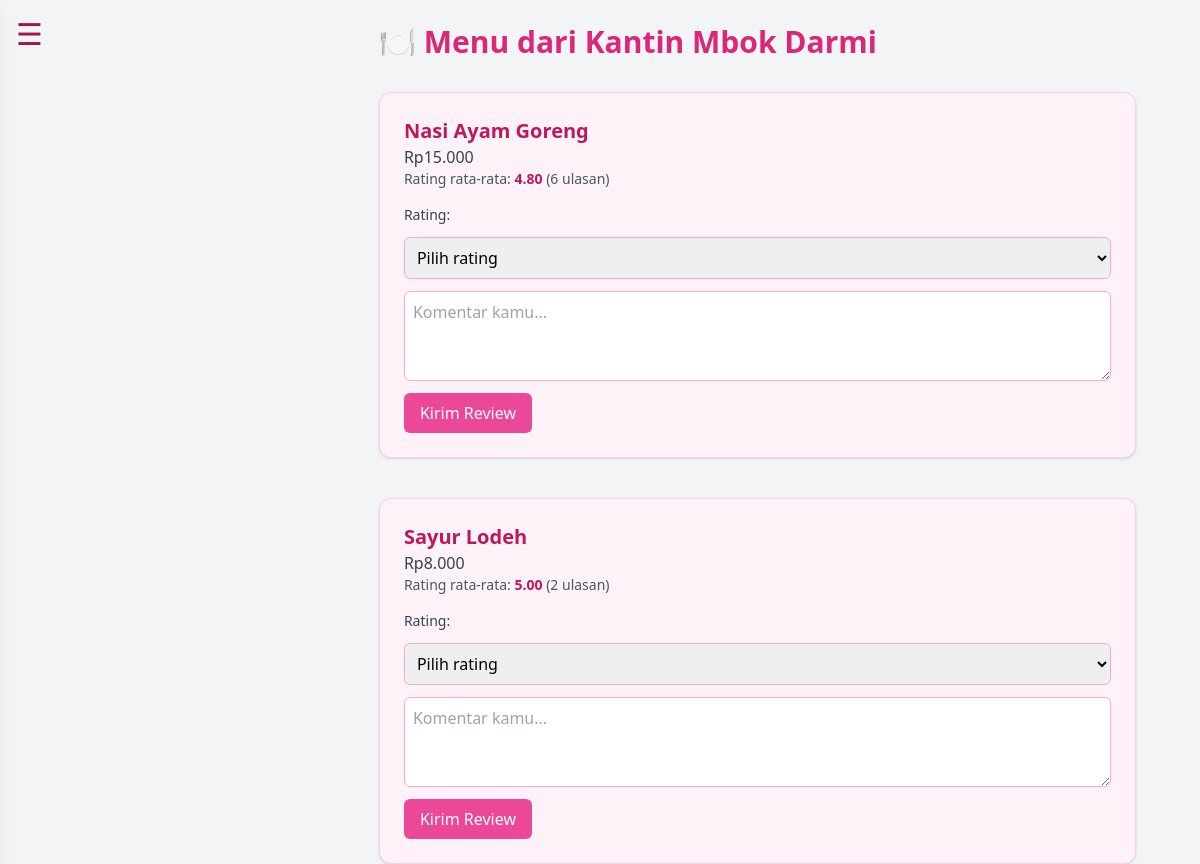
Page /menus.php?id=1 on the committed database.
### tables this page shows
CREATE TABLE `tenant_kantin` (
  `id` int NOT NULL AUTO_INCREMENT,
  `nama` varchar(100) DEFAULT NULL,
  `deskripsi` text,
  `gambar` varchar(255) DEFAULT NULL,
  PRIMARY KEY (`id`)
);

CREATE TABLE `menus` (
  `id` int NOT NULL,
  `tenant_id` int NOT NULL,
  `nama_menu` varchar(100) NOT NULL,
  `harga` decimal(10,2) NOT NULL,
  PRIMARY KEY (`id`)
);

### menus.php (the view, shortened to what this page needs)
<?php
include 'koneksi.php';
include 'sidebar.php';
$tenant_id = intval($_GET['id']);
$tenant = mysqli_fetch_assoc(mysqli_query($conn, "SELECT * FROM tenant_kantin WHERE id = $tenant_id"));
$query_menus = mysqli_query($conn, "SELECT * FROM menus WHERE tenant_id = $tenant_id");
?>
<!DOCTYPE html>
<html lang="id">
<head>
  <script src="https://cdn.tailwindcss.com"></script>
</head>
<body class="bg-gray-100 flex">
  <main id="mainContent" class="flex-1 px-4 sm:px-8 lg:px-16 py-6">
    <h1 class="text-3xl font-bold text-pink-600 mb-8">
      🍽️ Menu dari <?= htmlspecialchars($tenant['nama']); ?>
    </h1>
    <?php if (mysqli_num_rows($query_menus) > 0): ?>
      <?php while ($menu = mysqli_fetch_assoc($query_menus)) : ?>
        <?php
          $menu_id = (int)$menu['id'];
          $stat = mysqli_fetch_assoc(
            mysqli_query($conn, "SELECT ROUND(AVG(rating),2) AS avg, COUNT(*) AS total FROM reviews WHERE menu_id = $menu_id")
          );
        ?>
        <div class="w-full max-w-4xl mx-auto bg-pink-50 border border-pink-200 rounded-xl shadow mb-10">
          <div class="p-6 space-y-4">
            <div>
              <h2 class="text-xl font-semibold text-pink-700"><?= htmlspecialchars($menu['nama_menu']); ?></h2>
              <p class="text-gray-700">Rp<?= number_format($menu['harga'],0,',','.'); ?></p>
              <?php if ($stat && $stat['total']): ?>
                <p class="text-sm text-gray-600">Rating rata-rata:
                  <span class="font-bold text-pink-700"><?= $stat['avg']; ?></span> (<?= $stat['total']; ?> ulasan)
                </p>
              <?php else: ?>
                <p class="text-sm text-gray-600 italic">Belum ada rating</p>
              <?php endif; ?>
            </div>
            <form action="proses_review.php" method="post" class="space-y-3">
              <label class="block text-sm font-medium text-gray-700">Rating:</label>
              <select name="rating" required
                      class="w-full border border-pink-300 rounded-md p-2 focus:ring-pink-500 focus:border-pink-500">
                <option value="" selected disabled>Pilih rating</option>
              </select>
              <textarea name="komentar" rows="3" placeholder="Komentar kamu..."
                        class="w-full border border-pink-300 rounded-md p-2 focus:ring-pink-500 focus:border-pink-500"></textarea>
              <button type="submit"
                      class="bg-pink-500 hover:bg-pink-600 text-white px-4 py-2 rounded-md">
                Kirim Review
              </button>
            </form>
          </div>
        </div>
      <?php endwhile; ?>
    <?php else: ?>
      <p class="text-gray-600">Belum ada menu untuk tenant ini.</p>
    <?php endif; ?>
  </main>
</body>
</html>

### menus.php (style rules this page uses)
#mainContent { transition: margin-left 0.3s ease; margin-left: 0; }
#mainContent.sidebar-open { margin-left: 16rem; }

### rows in the picture
tenant_kantin: nama "Kantin Mbok Darmi"
menus: nama_menu "Nasi Ayam Goreng", harga "15.000", avg "4.80", total "6"
menus: nama_menu "Sayur Lodeh", harga "8.000", avg "5.00", total "2"
